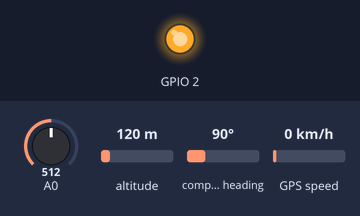
This sketch was run on a simulated ESP8266 (NodeMCU). On the bench: output pins drawn as LEDs (lit = HIGH). Dashed ring = blinking. The test bench sets the inputs (shaded band); at power-on: A0 = 512, altitude 120 m, compass heading 90°, GPS speed 0 km/h. WiFi joins after 1.5 s; servers stay silent unless stated; the GPS gets a fix after 3 s at 37.7749, -122.4194 with 8 satellites; what the sketch prints to the serial monitor is not drawn.

Above: at 2.9 s.
At 4.5 s:
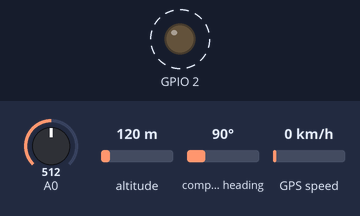
Timing chart, 0 to 4.9 s (numbered marks = the images above):
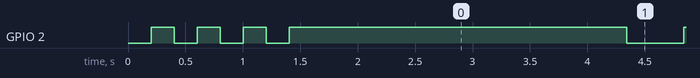

Measured:
- by itself, GPIO 2: HIGH → LOW at 0.40 s, → HIGH 0.20 s later, → LOW 0.20 s later, → HIGH 0.20 s later, … (184 changes in this stretch)

The sketch:

Esp01.ino
```cpp
#include "FirebaseESP8266.h"
#include <ESP8266WiFi.h>
#include <TinyGPS++.h>

#define FIREBASE_HOST "womensafety-3c8c4-default-rtdb.asia-southeast1.firebasedatabase.app"
#define FIREBASE_AUTH "wuf9uMLtYgO2djjjI0Fwlv5mdvyXBWBEeD1PTDHr"

#define WIFI_SSID "Women Safety"
#define WIFI_PASSWORD "12345678"


FirebaseData firebaseData;
FirebaseJson json;

double lattitude,longitude;
TinyGPSPlus gps;


void setup() {

  pinMode(0,INPUT_PULLUP);
  pinMode(2,OUTPUT);
  Serial.begin(9600);
  WiFi.begin(WIFI_SSID, WIFI_PASSWORD);

  while (WiFi.status() != WL_CONNECTED)
  {
  digitalWrite(2,0);
    delay(200);
    digitalWrite(2,1);
    delay(200);

    Serial.println(analogRead(A0));

  }

  Firebase.begin(FIREBASE_HOST, FIREBASE_AUTH);
  Firebase.reconnectWiFi(true);

}

void loop() {

   while(Serial.available())
  {
    gps.encode(Serial.read());
  }
  if(gps.location.isUpdated())
  {
    digitalWrite(2,0);

    lattitude=gps.location.lat();
    longitude=gps.location.lng();

    Firebase.setString(firebaseData, "/Location/Lat",String(lattitude,6) );
    delay(100);
    Firebase.setString(firebaseData, "/Location/Lon",String(longitude,6) );
    delay(100);
    digitalWrite(2,1);

  }

  Firebase.setString(firebaseData, "/Danger",String(!digitalRead(0)));
  delay(300);

}
```
